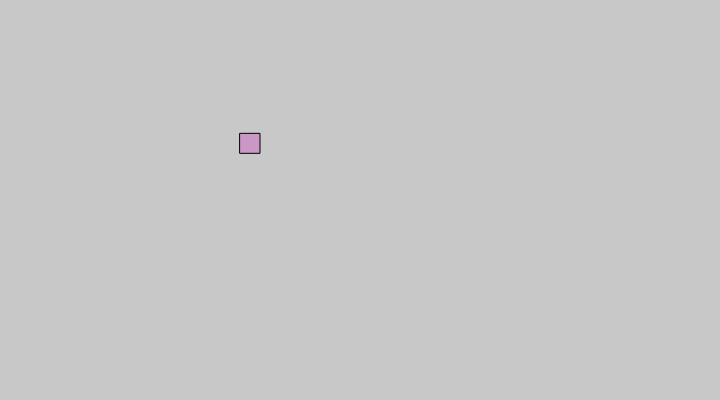
Frame 1 (no input)
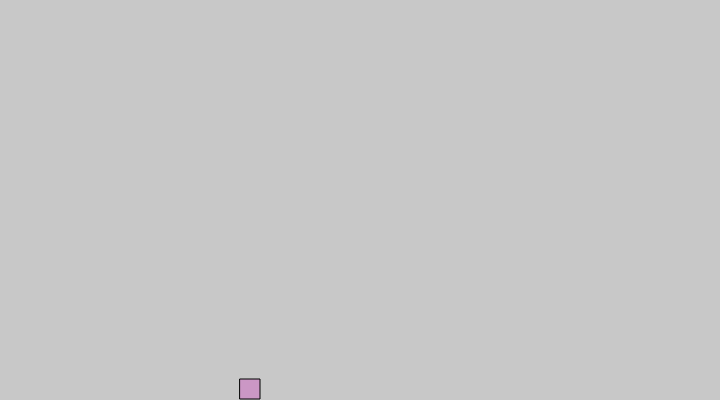
Frame 60 (no input)
Frame 120 (the mouse pressed at the canvas centre since frame 60): identical to frame 60, image omitted

The p5.js sketch that drew these frames (run headless with seeded random() and noise() and a simulated clock; from frame 60 on, the mouse is pressed at the canvas centre):

// p5.js sketch
// ── sketch.js
function Flappy() {
	this.x = width/3;
	this.y = height/3;
	this.size = 20;
	this.speed = 0;
	
	this.update = function(){
		this.y += this.speed;
		this.speed += 1;
		if (this.y + this.size >= height) {
			this.speed = 0;
			this.y = height - this.size - 1;
		}
	}
	
	this.show = function(){
		fill(204, 101, 192, 127);
		rect(this.x,this.y,this.size,this.size);
	}
}



var f;

function setup() {
  frameRate(30);
  createCanvas(720, 400);
  background(200);
  f = new Flappy();
}

function draw() {
  background(200);
  f.update();
  f.show();
}

function keyPressed() {
	if (keyCode == 32){
		f.speed = -10;
	}
}
